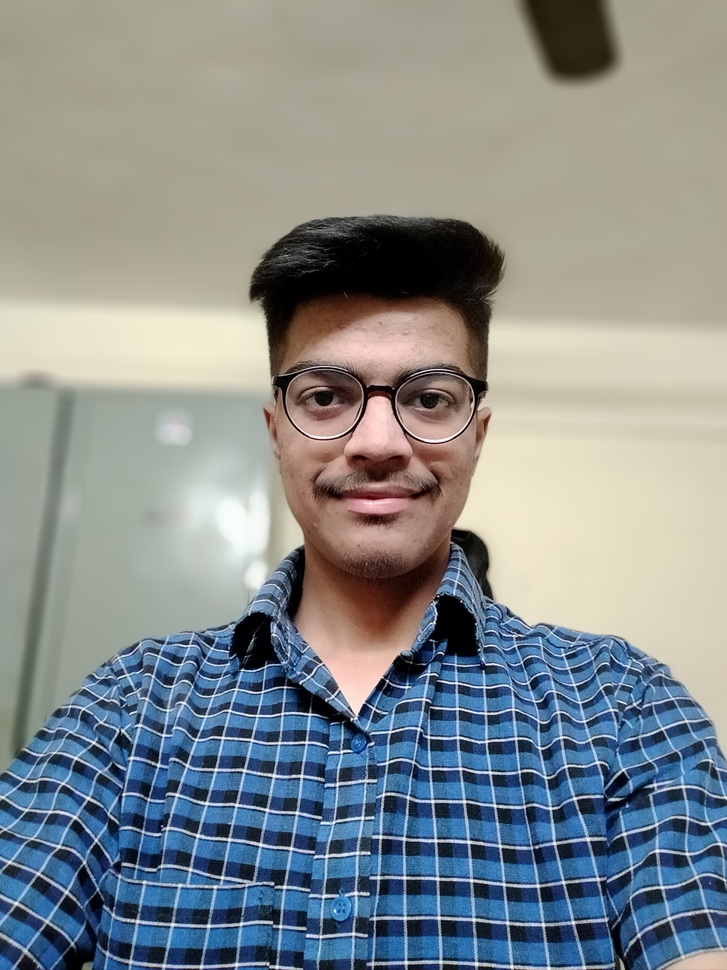
#> input picture src/pipeline/IMG20220727195325.jpg, 727 x 970 px, shrunk from 2448 x 3264 before the run, found by its file name
$ python sample.py
#> lines starting #> are read from the running program, lines starting #| are printed output that depends on the picture
from PIL import Image
import numpy as np

img_path = 'src\pipeline\IMG20220727195325.jpg'
img = Image.open(img_path).convert('L')
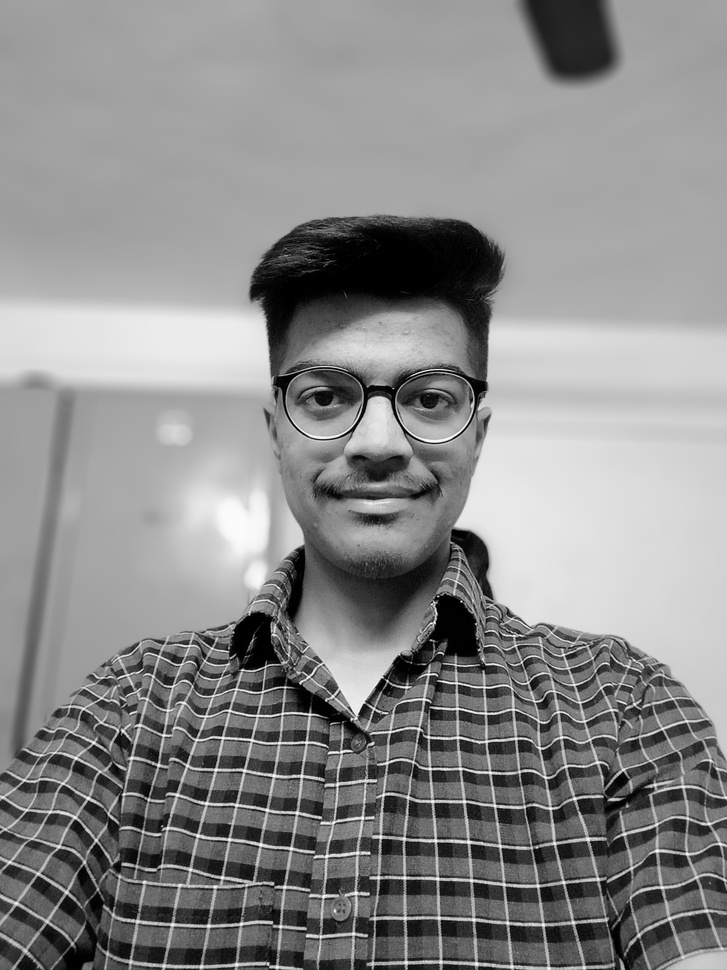
#> img: PIL image 727x970 L; min 0, max 253, mean 138.9
img.show()
pixels = np.asarray(img)
print(pixels.shape)
#| (970, 727)
